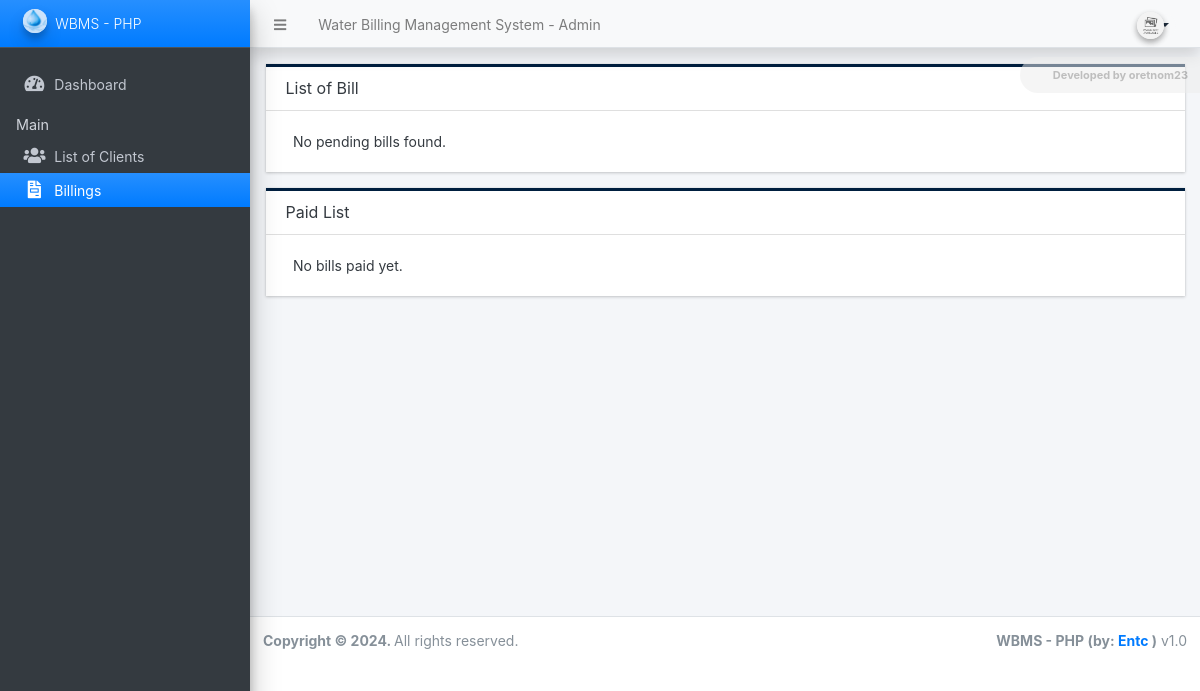
/admin/?page=billings, run on an earlier commit of the app's database.
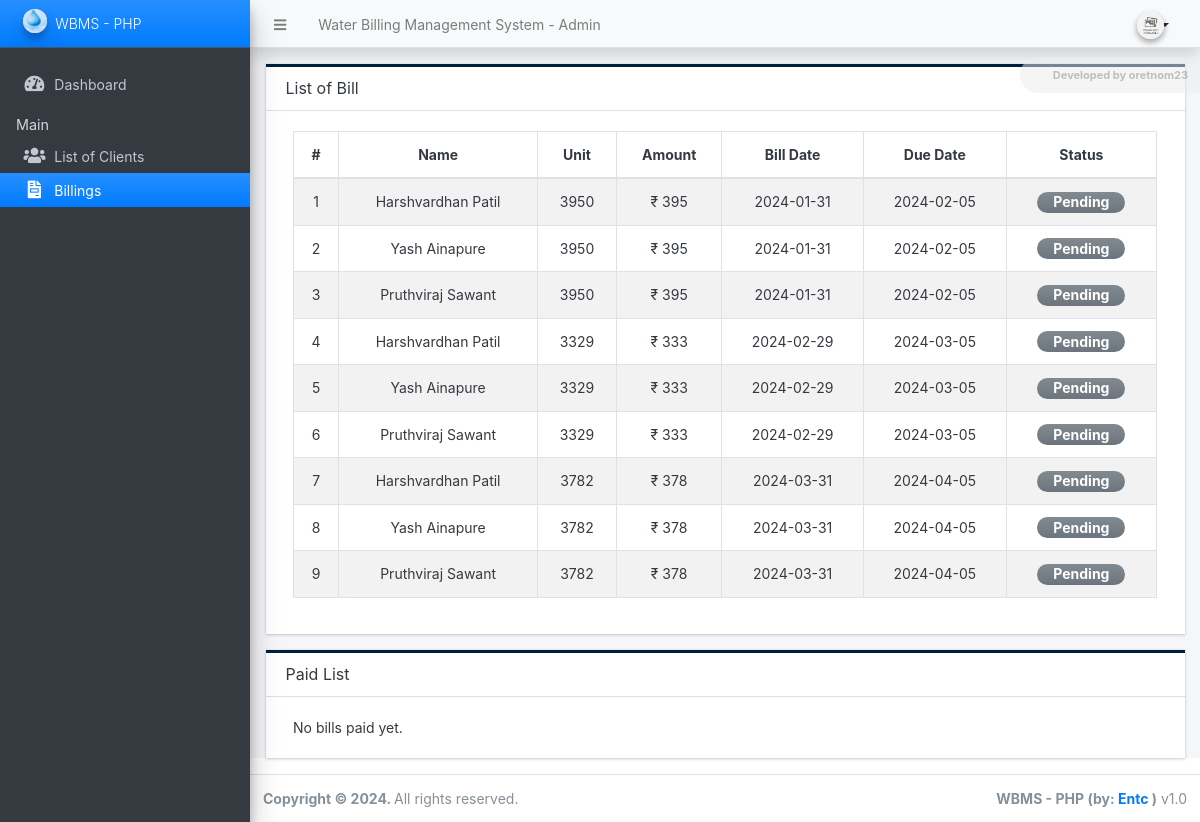
And on a later commit of the database.
### tables this page shows
CREATE TABLE `pending_bills` (
  `id` int(11) NOT NULL,
  `name` text NOT NULL,
  `meter_code` int(11) NOT NULL,
  `unit` int(11) NOT NULL,
  `amount` int(11) NOT NULL,
  `billdate` date NOT NULL,
  `dueDate` date DEFAULT NULL,
  `paymentdate` date DEFAULT NULL,
  `paidflag` tinyint(1) NOT NULL
);

### admin/billings/index.php (the view, shortened to what this page needs)
<div class="card card-outline rounded-0 card-navy">
	<div class="card-header">
		<h3 class="card-title">List of Bill</h3>
	</div>
	<div class="card-body">
		<div class="container-fluid">
					<?php
					$qry = $conn->query("SELECT b.*, c.code , concat(c.lastname, ', ', c.firstname, ' ', coalesce(c.middlename,'')) as `name` from `billing_list` b inner join client_list c on b.client_id = c.id order by unix_timestamp(`reading_date`) desc, `name` asc ");
						?>
			<?php
$host = 'localhost';
$dbname = 'wbms_db';
$username = 'root';
$password = '';
$dbConnection = new mysqli($host, $username, $password, $dbname, 3306);
$sql = "SELECT id, name, unit, amount, billdate, dueDate FROM pending_bills WHERE paidflag = 0 ORDER BY billdate";
$result = $dbConnection->query($sql);
if ($result->num_rows > 0) {
    $serial = 1;
    echo "<table  style='text-align:center;' class='table table-hover table-striped table-bordered' id='list' >";
    echo "<thead><tr style='text-align:center;'><th>#</th><th>Name</th><th>Unit</th><th>Amount</th><th>Bill Date</th><th>Due Date</th><th>Status</th></tr></thead>";
    while ($row = $result->fetch_assoc()) {
        echo "<tr>";
        echo "<td>" . $serial . "</td>";
        echo "<td>" . $row['name'] . "</td>";
        echo "<td>" . $row['unit'] . "</td>";
        echo "<td>₹ " . $row['amount'] . "</td>";
        echo "<td>" . $row['billdate'] . "</td>";
        echo "<td>" . $row['dueDate'] . "</td>";
        echo "<td style='text-align:center;'>";
        echo "<span class='badge badge-secondary bg-gradient-secondary text-sm px-3 rounded-pill'>Pending</span>";
        echo "</td>";
        $serial++;
    }
    echo "</table>";
} else {
    echo "No pending bills found.";
}
?>
		</div>
	</div>
</div>
<div class="card card-outline rounded-0 card-navy">
	<div class="card-header">
		<h3 class="card-title">Paid List</h3>
	</div>
	<div class="card-body">
		<div class="container-fluid">
		<?php
$host = 'localhost';
$dbname = 'wbms_db';
$username = 'root';
$password = '';
$dbConnection = new mysqli($host, $username, $password, $dbname, 3306);
$sql = "SELECT id, name, unit, amount, billdate, paymentdate, transaction FROM pending_bills WHERE paidflag = 1 ORDER BY paymentdate";
$result = $dbConnection->query($sql);
if ($result->num_rows > 0) {
    $serial = 1;
    echo "<table  class='table table-hover table-striped table-bordered'  id='list'>";
    echo "<thead><tr style='text-align:center;'><th>#</th><th>Name</th><th>Unit</th><th>Amount</th><th>Bill Date</th><th>Payment Date</th><th>Transaction ID</th><th>Status</th></tr></thead>";
    while ($row = $result->fetch_assoc()) {
        echo "<tr>";
        echo "<td>" . $serial . "</td>";
        echo "<td>" . $row['name'] . "</td>";
        echo "<td>" . $row['unit'] . "</td>";
        echo "<td>₹ " . $row['amount'] . "</td>";
        echo "<td>" . $row['billdate'] . "</td>";
        echo "<td>" . $row['paymentdate'] . "</td>";
        echo "<td>" . $row['transaction'] . "</td>";
        echo "<td style='text-align:center;'>";
        echo "<span class='badge badge-success bg-gradient-success text-sm px-3 rounded-pill'>Paid</span>";
        echo "</td>";
        echo "</tr>";
        $serial++;
    }
    echo "</table>";
} else {
    echo "No bills paid yet.";
}
?>
		</div>
	</div>
</div>

What changed in the data, as far as the page shows it:
added pending_bills: name "Harshvardhan Patil", unit "3950", amount "395", billdate "2024-01-31", dueDate "2024-02-05"
added pending_bills: name "Yash Ainapure", unit "3950", amount "395", billdate "2024-01-31", dueDate "2024-02-05"
added pending_bills: name "Pruthviraj Sawant", unit "3950", amount "395", billdate "2024-01-31", dueDate "2024-02-05"
added pending_bills: name "Harshvardhan Patil", unit "3329", amount "333", billdate "2024-02-29", dueDate "2024-03-05"
added pending_bills: name "Yash Ainapure", unit "3329", amount "333", billdate "2024-02-29", dueDate "2024-03-05"
added pending_bills: name "Pruthviraj Sawant", unit "3329", amount "333", billdate "2024-02-29", dueDate "2024-03-05"
added pending_bills: name "Harshvardhan Patil", unit "3782", amount "378", billdate "2024-03-31", dueDate "2024-04-05"
added pending_bills: name "Yash Ainapure", unit "3782", amount "378", billdate "2024-03-31", dueDate "2024-04-05"
added pending_bills: name "Pruthviraj Sawant", unit "3782", amount "378", billdate "2024-03-31", dueDate "2024-04-05"
Also different on the page:
text no longer shown: "No pending bills found."
text now shown: "# Name Unit Amount Bill Date Due Date Status"
